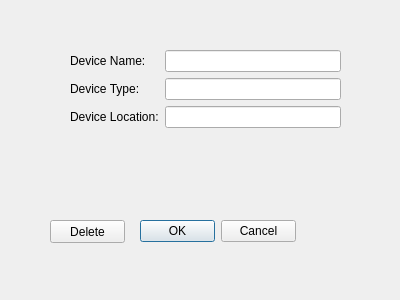
<?xml version="1.0" encoding="UTF-8"?>
<ui version="4.0">
 <class>dialog_device_edit</class>
 <widget class="QDialog" name="dialog_device_edit">
  <property name="geometry">
   <rect>
    <x>0</x>
    <y>0</y>
    <width>400</width>
    <height>300</height>
   </rect>
  </property>
  <property name="windowTitle">
   <string>Dialog</string>
  </property>
  <widget class="QWidget" name="gridLayoutWidget">
   <property name="geometry">
    <rect>
     <x>70</x>
     <y>50</y>
     <width>271</width>
     <height>80</height>
    </rect>
   </property>
   <layout class="QGridLayout" name="grid_edit">
    <item row="0" column="0">
     <widget class="QLabel" name="lbl_edit_device_name">
      <property name="text">
       <string>Device Name:</string>
      </property>
     </widget>
    </item>
    <item row="2" column="0">
     <widget class="QLabel" name="lbl_edit_device_location">
      <property name="text">
       <string>Device Location:</string>
      </property>
     </widget>
    </item>
    <item row="1" column="0">
     <widget class="QLabel" name="lbl_edit_device_type">
      <property name="text">
       <string>Device Type:</string>
      </property>
     </widget>
    </item>
    <item row="0" column="1">
     <widget class="QLineEdit" name="le_edit_device_name"/>
    </item>
    <item row="1" column="1">
     <widget class="QLineEdit" name="le_edit_device_type"/>
    </item>
    <item row="2" column="1">
     <widget class="QLineEdit" name="le_edit_device_location"/>
    </item>
   </layout>
  </widget>
  <widget class="QPushButton" name="btn_edit_delete">
   <property name="geometry">
    <rect>
     <x>50</x>
     <y>220</y>
     <width>75</width>
     <height>23</height>
    </rect>
   </property>
   <property name="text">
    <string>Delete</string>
   </property>
  </widget>
  <widget class="QDialogButtonBox" name="dglBtn_edit">
   <property name="geometry">
    <rect>
     <x>140</x>
     <y>220</y>
     <width>156</width>
     <height>23</height>
    </rect>
   </property>
   <property name="standardButtons">
    <set>QDialogButtonBox::Cancel|QDialogButtonBox::Ok</set>
   </property>
  </widget>
 </widget>
 <resources/>
 <connections/>
</ui>
